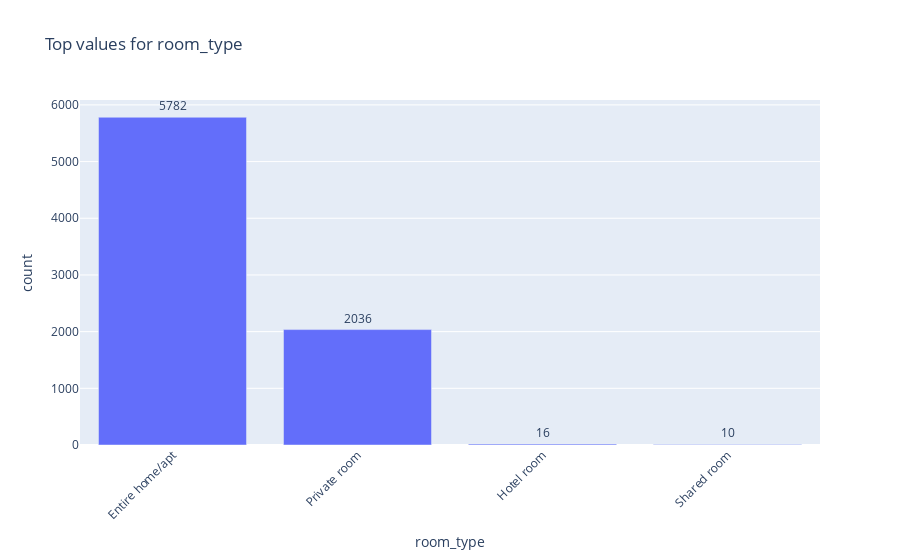
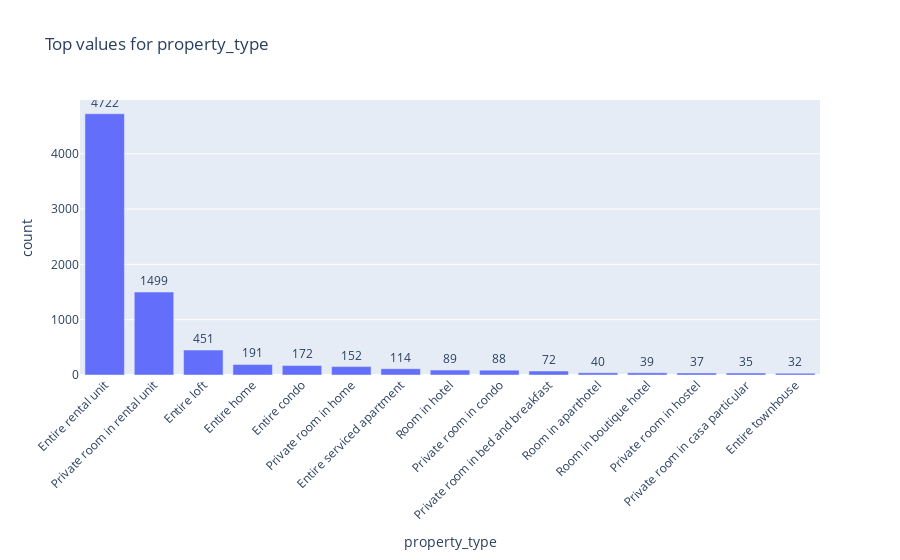
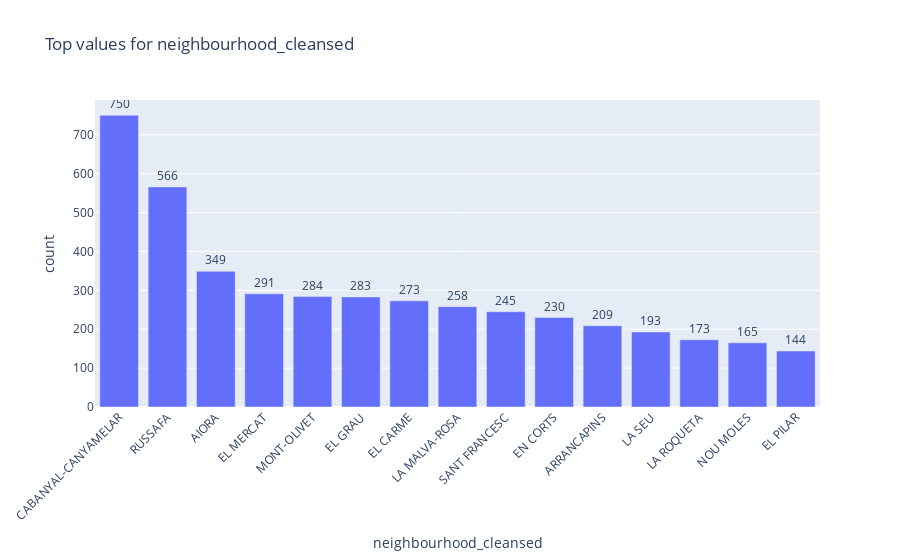
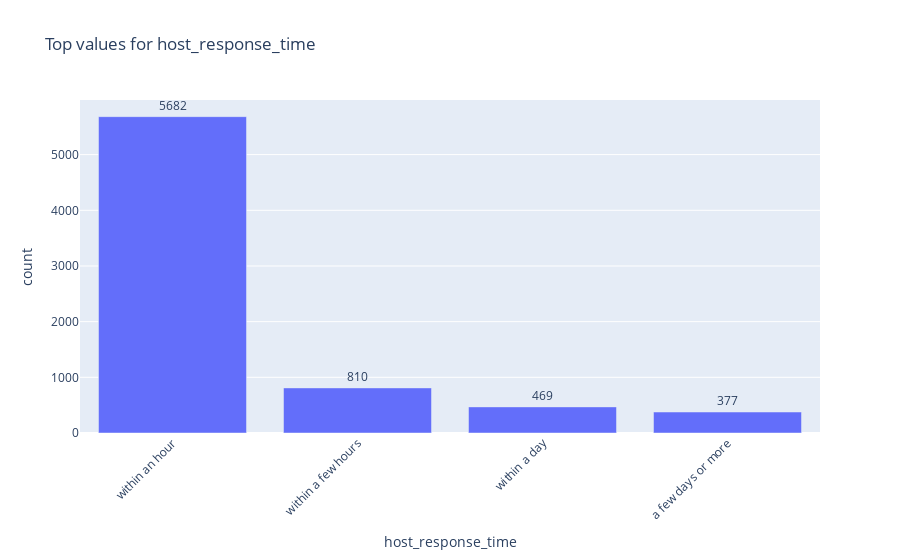

Notebook cell for these charts, in order:
### Code cell
cat_cols = [
    "room_type", "property_type", "neighbourhood_cleansed",
    "host_response_time", "host_is_superhost", "instant_bookable"
]
cat_cols = [c for c in cat_cols if c in listings_cl.columns]

for col in cat_cols:
    vc = listings_cl[col].value_counts(dropna=False).reset_index()
    vc.columns = [col, "count"]
    if len(vc) > 15:
        vc = vc.head(15)
    fig = px.bar(vc, x=col, y="count", text="count",
                 title=f"Top values for {col}")
    fig.update_traces(textposition="outside")
    fig.update_layout(xaxis_tickangle=-45)
    fig.show()

### Figure 1 — Plotly figure (JSON) as saved in the notebook; plotly's stock layout.template omitted (floating-point values rounded to 4 significant figures)
{"data": [{"alignmentgroup": "True", "hovertemplate": "room_type=%{x}<br>count=%{text}<extra></extra>", "legendgroup": "", "marker": {"color": "#636efa", "pattern": {"shape": ""}}, "name": "", "offsetgroup": "", "orientation": "v", "showlegend": false, "text": [5782, 2036, 16, 10], "textposition": "outside", "type": "bar", "x": ["Entire home/apt", "Private room", "Hotel room", "Shared room"], "xaxis": "x", "y": [5782, 2036, 16, 10], "yaxis": "y"}], "layout": {"barmode": "relative", "legend": {"tracegroupgap": 0}, "title": {"text": "Top values for room_type"}, "xaxis": {"anchor": "y", "domain": [0, 1], "tickangle": -45, "title": {"text": "room_type"}}, "yaxis": {"anchor": "x", "domain": [0, 1], "title": {"text": "count"}}}}

### Figure 2 — Plotly figure (JSON) as saved in the notebook; plotly's stock layout.template omitted (floating-point values rounded to 4 significant figures)
{"data": [{"alignmentgroup": "True", "hovertemplate": "property_type=%{x}<br>count=%{text}<extra></extra>", "legendgroup": "", "marker": {"color": "#636efa", "pattern": {"shape": ""}}, "name": "", "offsetgroup": "", "orientation": "v", "showlegend": false, "text": [4722, 1499, 451, 191, 172, 152, 114, 89, 88, 72, 40, 39, 37, 35, 32], "textposition": "outside", "type": "bar", "x": ["Entire rental unit", "Private room in rental unit", "Entire loft", "Entire home", "Entire condo", "Private room in home", "Entire serviced apartment", "Room in hotel", "Private room in condo", "Private room in bed and breakfast", "Room in aparthotel", "Room in boutique hotel", "Private room in hostel", "Private room in casa particular", "Entire townhouse"], "xaxis": "x", "y": [4722, 1499, 451, 191, 172, 152, 114, 89, 88, 72, 40, 39, 37, 35, 32], "yaxis": "y"}], "layout": {"barmode": "relative", "legend": {"tracegroupgap": 0}, "title": {"text": "Top values for property_type"}, "xaxis": {"anchor": "y", "domain": [0, 1], "tickangle": -45, "title": {"text": "property_type"}}, "yaxis": {"anchor": "x", "domain": [0, 1], "title": {"text": "count"}}}}

### Figure 3 — Plotly figure (JSON) as saved in the notebook; plotly's stock layout.template omitted (floating-point values rounded to 4 significant figures)
{"data": [{"alignmentgroup": "True", "hovertemplate": "neighbourhood_cleansed=%{x}<br>count=%{text}<extra></extra>", "legendgroup": "", "marker": {"color": "#636efa", "pattern": {"shape": ""}}, "name": "", "offsetgroup": "", "orientation": "v", "showlegend": false, "text": [750, 566, 349, 291, 284, 283, 273, 258, 245, 230, 209, 193, 173, 165, 144], "textposition": "outside", "type": "bar", "x": ["CABANYAL-CANYAMELAR", "RUSSAFA", "AIORA", "EL MERCAT", "MONT-OLIVET", "EL GRAU", "EL CARME", "LA MALVA-ROSA", "SANT FRANCESC", "EN CORTS", "ARRANCAPINS", "LA SEU", "LA ROQUETA", "NOU MOLES", "EL PILAR"], "xaxis": "x", "y": [750, 566, 349, 291, 284, 283, 273, 258, 245, 230, 209, 193, 173, 165, 144], "yaxis": "y"}], "layout": {"barmode": "relative", "legend": {"tracegroupgap": 0}, "title": {"text": "Top values for neighbourhood_cleansed"}, "xaxis": {"anchor": "y", "domain": [0, 1], "tickangle": -45, "title": {"text": "neighbourhood_cleansed"}}, "yaxis": {"anchor": "x", "domain": [0, 1], "title": {"text": "count"}}}}

### Figure 4 — Plotly figure (JSON) as saved in the notebook; plotly's stock layout.template omitted (floating-point values rounded to 4 significant figures)
{"data": [{"alignmentgroup": "True", "hovertemplate": "host_response_time=%{x}<br>count=%{text}<extra></extra>", "legendgroup": "", "marker": {"color": "#636efa", "pattern": {"shape": ""}}, "name": "", "offsetgroup": "", "orientation": "v", "showlegend": false, "text": [5682, 810, 506, 469, 377], "textposition": "outside", "type": "bar", "x": ["within an hour", "within a few hours", null, "within a day", "a few days or more"], "xaxis": "x", "y": [5682, 810, 506, 469, 377], "yaxis": "y"}], "layout": {"barmode": "relative", "legend": {"tracegroupgap": 0}, "title": {"text": "Top values for host_response_time"}, "xaxis": {"anchor": "y", "domain": [0, 1], "tickangle": -45, "title": {"text": "host_response_time"}}, "yaxis": {"anchor": "x", "domain": [0, 1], "title": {"text": "count"}}}}
